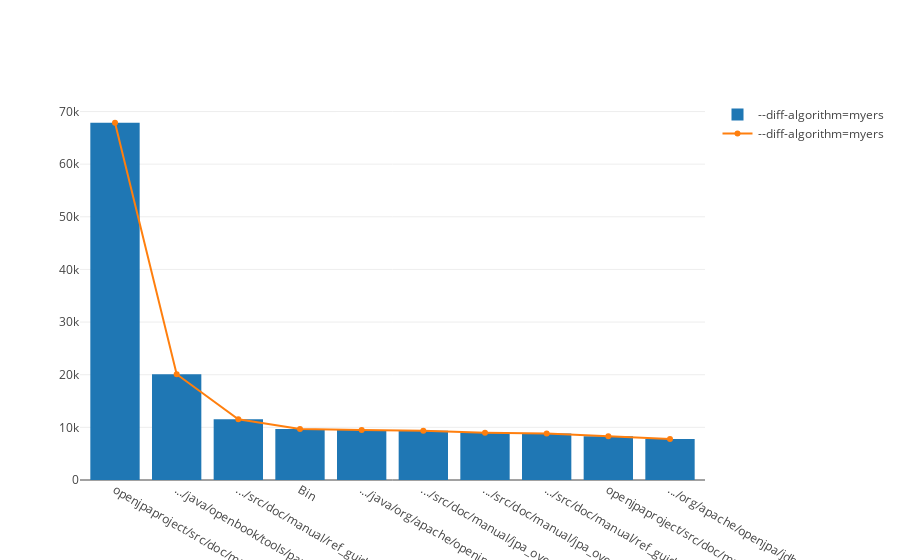

Notebook code cell kept with this figure:
### Code cell
trace3 = go.Bar(
    x=dfmyers['filename'][:10],
    y=dfmyers['SUM #line_changed'][:10],
    name='--diff-algorithm=myers'
)

trace4 = go.Scatter(
    x=dfmyers['filename'][:10],
    y=dfmyers['SUM #line_changed'][:10],
    name='--diff-algorithm=myers')

dt = [trace3, trace4]
layout = go.Layout(
    barmode='group'
)

init_notebook_mode(connected=True)
fig = go.Figure(data=dt, layout=layout)
iplot(fig, show_link=False)

### Figure 1 — Plotly figure (JSON) as saved in the notebook; plotly's stock layout.template omitted (floating-point values rounded to 4 significant figures)
{"data": [{"name": "--diff-algorithm=myers", "type": "bar", "x": ["openjpaproject/src/doc/manual/manual.xml", ".../java/openbook/tools/parser/JavaParser.java", ".../src/doc/manual/ref_guide_dbsetup.xml", "Bin", ".../java/org/apache/openjpa/kernel/BrokerImpl.java", ".../src/doc/manual/jpa_overview_query.xml", ".../src/doc/manual/jpa_overview_meta.xml", ".../src/doc/manual/ref_guide_mapping.xml", "openjpaproject/src/doc/manual/ref_guide_conf.xml", ".../org/apache/openjpa/jdbc/sql/DBDictionary.java"], "y": [67869, 20088, 11552, 9705, 9522, 9337, 8995, 8826, 8298, 7789]}, {"name": "--diff-algorithm=myers", "type": "scatter", "x": ["openjpaproject/src/doc/manual/manual.xml", ".../java/openbook/tools/parser/JavaParser.java", ".../src/doc/manual/ref_guide_dbsetup.xml", "Bin", ".../java/org/apache/openjpa/kernel/BrokerImpl.java", ".../src/doc/manual/jpa_overview_query.xml", ".../src/doc/manual/jpa_overview_meta.xml", ".../src/doc/manual/ref_guide_mapping.xml", "openjpaproject/src/doc/manual/ref_guide_conf.xml", ".../org/apache/openjpa/jdbc/sql/DBDictionary.java"], "y": [67869, 20088, 11552, 9705, 9522, 9337, 8995, 8826, 8298, 7789]}], "layout": {"barmode": "group"}}
